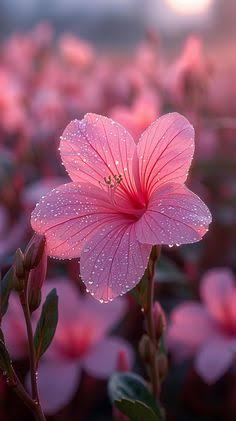
#> input picture lab practicals/exp 18/input.jpg, 236 x 421 px
$ python Ex18.py
#> lines starting #> are read from the running program, lines starting #| are printed output that depends on the picture
import cv2

# Read image
image = cv2.imread("input.jpg")
#> image is the input picture: shape (421, 236, 3); mean B, G, R 102.2, 78, 132.4

# Crop a region
roi = image[50:150, 50:150]
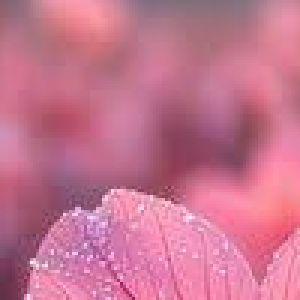
#> roi: shape (100, 100, 3) (shown 3 times larger); mean B, G, R 143.7, 115.5, 198.2

# Copy the ROI
copy = roi.copy()

# Paste the ROI at another location
image[50:150, 50:150] = copy

# Save output
cv2.imwrite("roi_result.jpg", image)

# Display
cv2.imshow("ROI Result", image)

cv2.waitKey(0)
cv2.destroyAllWindows()
